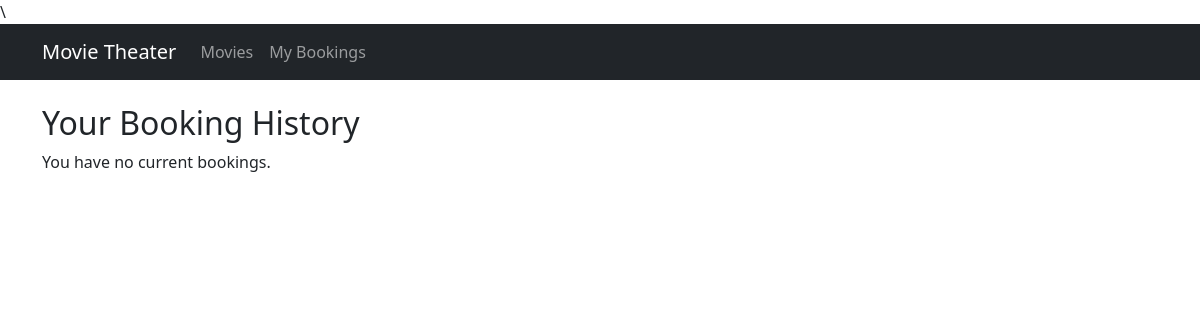
Before: /history/ with the older database file.
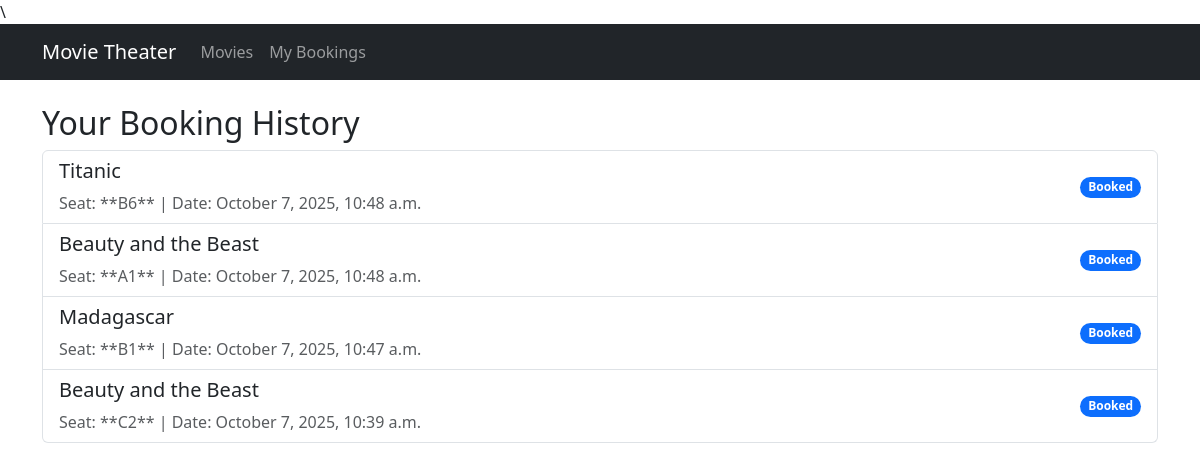
After: the same page with the newer database file.
### bookings/models.py (models this page shows, shortened)
class Booking(models.Model):
    movie = models.ForeignKey(Movie, on_delete=models.CASCADE)
    seat = models.ForeignKey(Seat, on_delete=models.CASCADE)
    user = models.ForeignKey(User, on_delete=models.CASCADE)
    booking_date = models.DateTimeField(auto_now_add=True)

class Movie(models.Model):
    title = models.CharField(max_length=200)
    description = models.TextField()
    release_date = models.DateField()
    duration = models.IntegerField(help_text="Duration in minutes")

class Seat(models.Model):
    seat_number = models.CharField(max_length=10, unique=True)
    booking_status = models.BooleanField(default=False)

### bookings/views.py (the view)
# urls.py: path('history/', booking_history, name='booking_history'),
def booking_history(request):
    user = User.objects.first()
    if user:
        bookings = Booking.objects.filter(user=user).select_related('movie', 'seat').order_by('-booking_date')
    else:
        bookings = []
    context = {'bookings': bookings}
    return render(request, 'bookings/booking_history.html', context)

### bookings/templates/bookings/booking_history.html (shortened to what this page needs)
{% extends 'bookings/base.html' %}
{% block content %}
    <h2>Your Booking History</h2>
    <div class="list-group">
        {% for booking in bookings %}
            <div class="list-group-item list-group-item-action d-flex justify-content-between align-items-center">
                <div>
                    <h5>{{ booking.movie.title }}</h5>
                    <p class="mb-0 text-muted">
                        Seat: **{{ booking.seat.seat_number }}** |
                        Date: {{ booking.booking_date|date:"F j, Y, P" }}
                    </p>
                </div>
                <span class="badge bg-primary rounded-pill">Booked</span>
            </div>
        {% empty %}
            <p>You have no current bookings.</p>
        {% endfor %}
    </div>
{% endblock %}

### bookings/templates/bookings/base.html (shortened to what this page needs)
\<!DOCTYPE html>
<html lang="en">
<head>
    <link href="https://cdn.jsdelivr.net/npm/bootstrap@5.3.3/dist/css/bootstrap.min.css" rel="stylesheet">
</head>
<body>
    <nav class="navbar navbar-expand-lg navbar-dark bg-dark">
        <div class="container">
            <a class="navbar-brand" href="{% url 'movie_list' %}">Movie Theater</a>
            <div class="collapse navbar-collapse">
                <ul class="navbar-nav me-auto">
                    <li class="nav-item">
                        <a class="nav-link" href="{% url 'movie_list' %}">Movies</a>
                    </li>
                    <li class="nav-item">
                        <a class="nav-link" href="{% url 'booking_history' %}">My Bookings</a>
                    </li>
                </ul>
            </div>
        </div>
    </nav>
    <div class="container mt-4">
        {% block content %}
        {% endblock %}
    </div>
</body>
</html>

Changed rows visible on the page:
added Booking: movie "Titanic", seat.seat_number "B6", booking_date "October 7, 2025, 10:48 a.m."
added Booking: movie "Beauty and the Beast", seat.seat_number "A1", booking_date "October 7, 2025, 10:48 a.m."
added Booking: movie "Madagascar", seat.seat_number "B1", booking_date "October 7, 2025, 10:47 a.m."
added Booking: movie "Beauty and the Beast", seat.seat_number "C2", booking_date "October 7, 2025, 10:39 a.m."
Other visible differences:
text no longer shown: "You have no current bookings."
